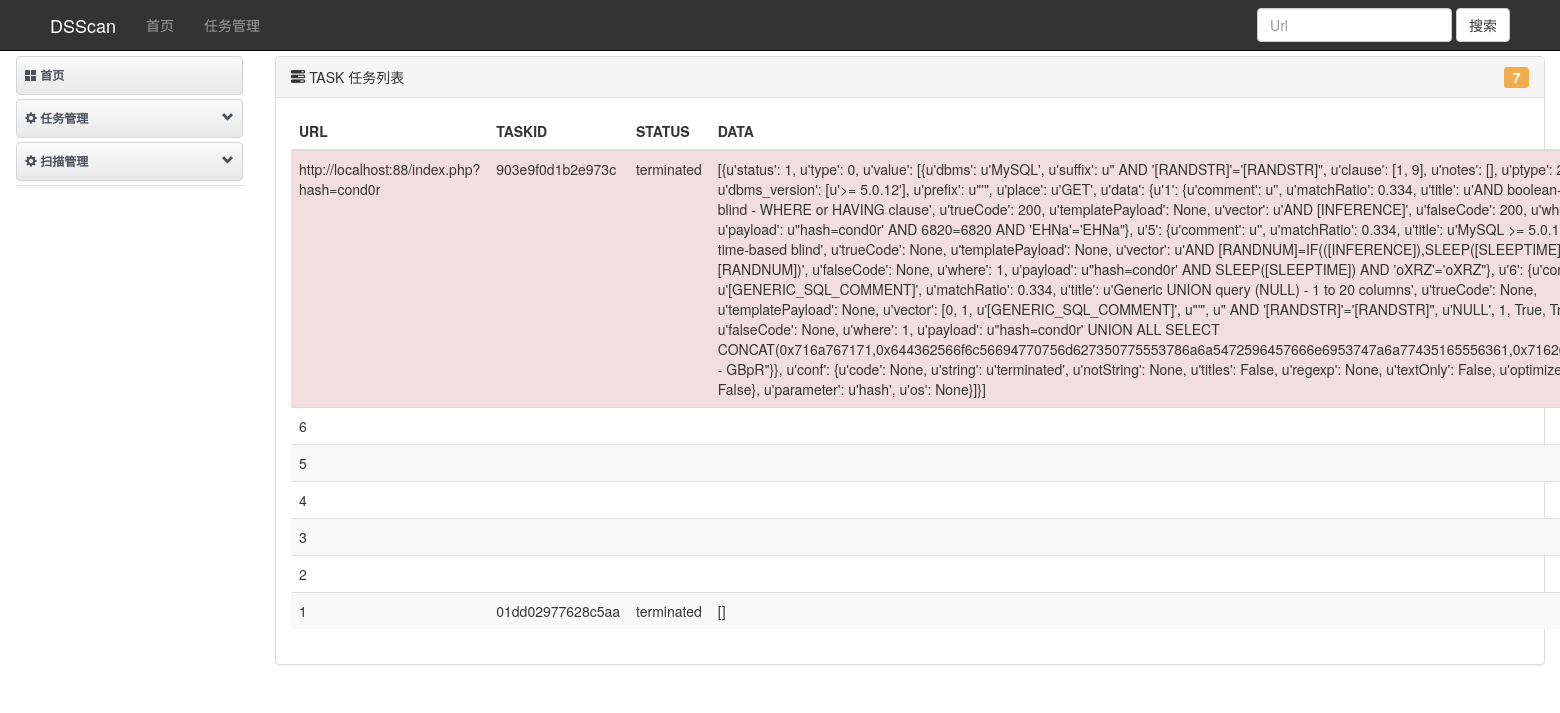
The page /task/ on the database as committed earlier.
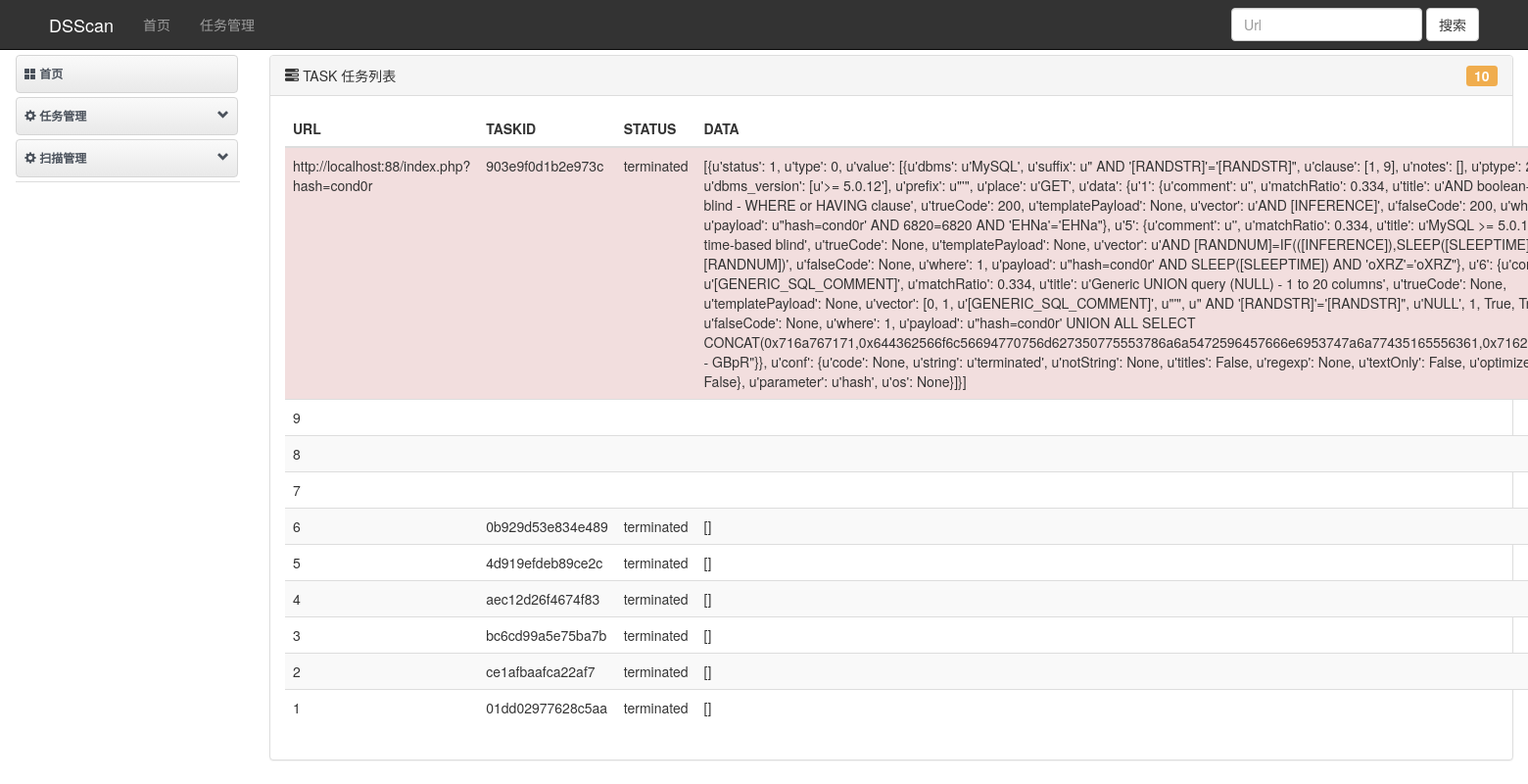
The same page on the database as committed later.
### sqliscan/models.py (models this page shows)
class SqlInjection(models.Model):
    task_id = models.CharField('任务id', max_length=1000, db_index=True)
    target_url = models.URLField(max_length=1000, unique=True)
    scan_status = models.CharField(max_length=1000)
    scan_data = models.CharField(max_length=1000)
    scan_log = models.CharField(max_length=1000)
    vulnerability = models.BooleanField(default=False, db_index=True)
    class Meta:
        ordering = ('-vulnerability', )

### sqliscan/views.py (the view, shortened to what this page needs)
# urls.py: url(r'^task/$', views.sql_tasks, name='task'),
def sql_tasks(request):
    url_lists = UrlList.objects.all()
    tasks = SqlInjection.objects.all()
    num_url = len(tasks)
    return render(request, 'sqliscan/task.html', {'tasks': tasks, 'num_url': num_url})

### sqliscan/templates/sqliscan/task.html (shortened to what this page needs)
{% extends "sqliscan/base.html" %}
{% block content %}
    <div class="panel panel-default">
        <div class="panel-heading">
            <i class="glyphicon glyphicon-tasks"></i>
            TASK 任务列表
            <span class="label label-warning pull-right">{{ num_url }}</span>
        </div>
        <div class="panel-body">
            <table class="table table-striped table-hover">
            <colgroup>
         	    <col style="width:25%">
         	    <col style="width:10%">
         	    <col style="width:10%">
         	    <col style="width:45%">
         	    <col style="width:10%">
         	</colgroup>
                <thead>
                    <th>URL</th>
                    <th>TASKID</th>
                    <th>STATUS</th>
                    <th>DATA</th>
                </thead>
                <tbody>
                    {% for task in tasks %}
                        {% if task.vulnerability %}
                            <tr class="danger">
                        {% else %}
                            <tr>
                        {% endif %}
                            <td>{{ task.target_url }}</td>
                            <td>{{ task.task_id }}</td>
                            <td>{{ task.scan_status }}</td>
                            <td>{{ task.scan_data }}</td>
                            </tr>
                    {% endfor %}
                </tbody>
            </table>
        </div>
    </div>
{% endblock %}

### sqliscan/templates/sqliscan/base.html (shortened to what this page needs)
{% load staticfiles %}
<!DOCTYPE html>
<html>
<head>
    <link rel="stylesheet" href="http://cdn.bootcss.com/bootstrap/3.3.0/css/bootstrap.min.css">
</head>
<body>
        <div class="navbar navbar-inverse navbar-static-top">
            <div class="container-fluid">
                <div class="navbar-header">
                    <a class="navbar-brand" href="{% url "home" %}">DSScan</a>
                </div>
                <div id="navbar" class="navbar-collapse collapse">
                    <ul class="nav navbar-nav">
                        <li><a href="{% url "home" %}">首页</a></li>
                        <li><a href="{% url "task" %}">任务管理</a></li>
                    </ul>
                    <form action="{% url "search" %}" class="navbar-form navbar-right" method="get" role="search">
                        <div class="form-group">
                            <input type="text" class="form-control" placeholder="Url" name="query">
                        </div>
                        <button type="submit" class="btn btn-default" >搜索</button>
                    </form>
                </div>
            </div>
        </div>
        <div class="container-fluid">
            <div class="row">
            <div class="col-lg-2">
                <ul id="main-nav" class="nav nav-tabs nav-stacked" >
                    <li>
                        <a href="{% url "home" %}">
                            <i class="glyphicon glyphicon-th-large"></i>
                            首页
                        </a>
                    </li>
                    <li>
                        <a href="#taskSetting" class="nav-header collapsed" data-toggle="collapse">
                            <i class="glyphicon glyphicon-cog"></i>
                            任务管理
                               <span class="pull-right glyphicon glyphicon-chevron-down"></span>
                        </a>
                    </li>
                    <li>
                        <a href="#scanSetting" class="nav-header collapsed" data-toggle="collapse">
                            <i class="glyphicon glyphicon-cog"></i>
                            扫描管理
                               <span class="pull-right glyphicon glyphicon-chevron-down"></span>
                        </a>
                    </li>
                </ul>
            </div>
            <div class="col-lg-10">
                {% block content %}
                {% endblock %}
            </div>
        </div>
    </div>
</body>
</html>

### sqliscan/templates/sqliscan/base.html (style rules this page uses)
#main-nav { margin-left: 1px; }
#main-nav.nav-tabs.nav-stacked > li > a { padding: 10px 8px; font-size: 12px; font-weight: 600; color: #4A515B; background: #E9E9E9; background: -moz-linear-gradient(top, #FAFAFA 0%, #E9E9E9 100%); background: -webkit-gradient(linear, left top, left bottom, color-stop(0%,#FAFAFA), color-stop(100%,#E9E9E9)); background: -webkit-linear-gradient(top, #FAFAFA 0%,#E9E9E9 100%); background: -o-linear-gradient(top, #FAFAFA 0%,#E9E9E9 100%); background: -ms-linear-gradient(top, #FAFAFA 0%,#E9E9E9 100%); background: linear-gradient(top, #FAFAFA 0%,#E9E9E9 100%); filter: progid:DXImageTransform.Microsoft.gradient(startColorstr='#FAFAFA', endColorstr='#E9E9E9'); -ms-filter: "progid:DXImageTransform.Microsoft.gradient(startColorstr='#FAFAFA', endColorstr='#E9E9E9')"; border: 1px solid #D5D5D5; border-radius: 4px; }
#main-nav.nav-tabs.nav-stacked > li > a > span { color: #4A515B; }
#main-nav.nav-tabs.nav-stacked > li { margin-bottom: 4px; }
.navbar-static-top { background-color: #333; margin-bottom: 5px; }
.navbar-brand { display: inline-block; vertical-align: middle; padding-left: 50px; color: #fff; }
.navbar-right { margin-right: 20px; }
.label { font-size: 100%; }

Rows that differ between the two databases and show on the page:
added SqlInjection: target_url "9"
added SqlInjection: target_url "8"
added SqlInjection: target_url "7"
changed SqlInjection (number 5 of 10 on the later page): task_id (not shown) → "0b929d53e834e489"; scan_status (not shown) → "terminated"; scan_data (not shown) → "[]"
changed SqlInjection: task_id (not shown) → "4d919efdeb89ce2c"; scan_status (not shown) → "terminated"; scan_data (not shown) → "[]"
changed SqlInjection: task_id (not shown) → "aec12d26f4674f83"; scan_status (not shown) → "terminated"; scan_data (not shown) → "[]"
changed SqlInjection (number 8 of 10 on the later page): task_id (not shown) → "bc6cd99a5e75ba7b"; scan_status (not shown) → "terminated"; scan_data (not shown) → "[]"
changed SqlInjection: task_id (not shown) → "ce1afbaafca22af7"; scan_status (not shown) → "terminated"; scan_data (not shown) → "[]"
Other text that changed with them:
{{ num_url }}: "7" → "10"
